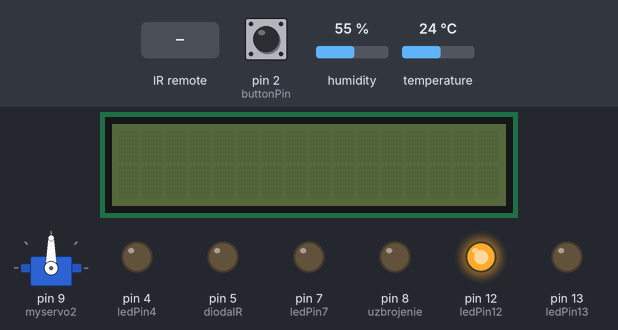
A sketch run on a simulated Arduino Nano, built with avr-gcc and run on an emulated ATmega328P. On the bench: servo, 16×2 character LCD, output pins drawn as LEDs (lit = HIGH). The inputs (shaded band) are chosen by the test bench; at power-on: pin 2 (buttonPin) HIGH, humidity 55 %, temperature 24 °C. The local clock reads 2024-03-15 10:24:30 at power-on unless the sketch sets it; what the sketch prints to the serial monitor is not drawn.

Above: at 1.5 s.
1.6 s: infrared code 0xFFA25D received
At 6.5 s:
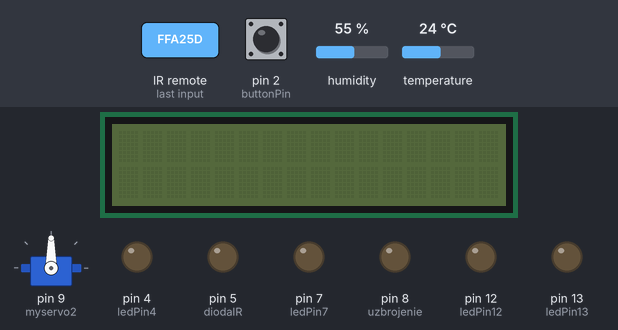
7.6 s: infrared code 0xFFA25D received
At 8.8 s:
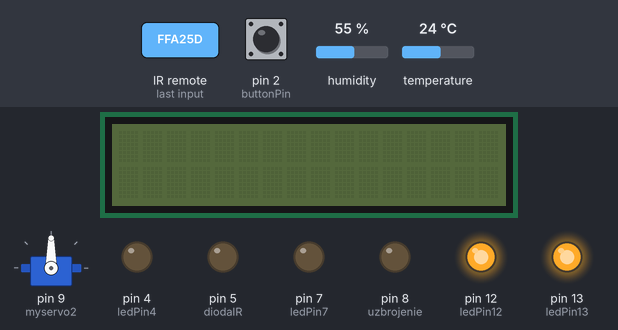
10.6 s: pin 2 (buttonPin) pulsed LOW 5 times (0.12 s each, 0.3 s apart)
At 13.1 s:
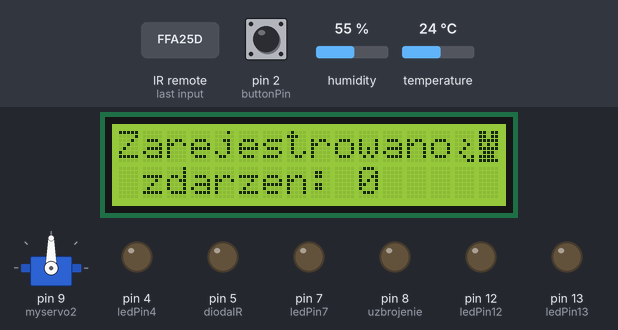
13.6 s: pin 2 (buttonPin) pulled LOW for 0.15 s
At 14.6 s:
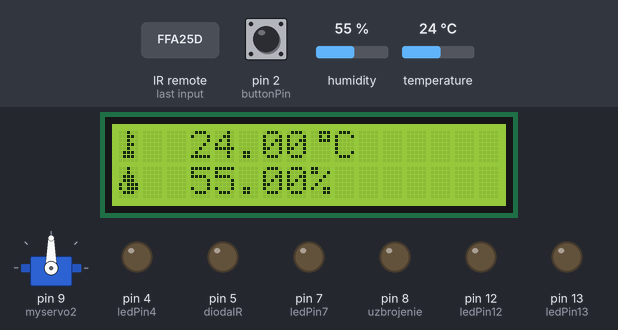
15.2 s: pin 2 (buttonPin) pulled LOW for 1 s
At 25.5 s:
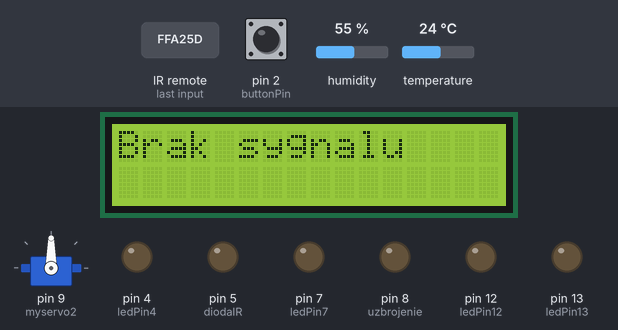
Timing chart, 0 to 44.9 s (numbered marks = the images above; inputs shaded):
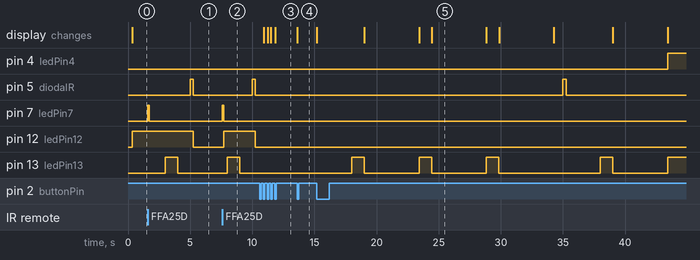

Measured:
- after the input at 1.6 s, pin 7 (ledPin7): LOW → HIGH at once, → LOW 0.10 s later
- after the input at 7.6 s, pin 5 (diodaIR): LOW → HIGH after 2.4 s, → LOW 0.25 s later; pin 7 (ledPin7): LOW → HIGH at once, → LOW 0.10 s later; pin 12 (ledPin12): LOW → HIGH after 0.10 s, → LOW 2.5 s later
- after the input at 10.6 s, pin 13 (ledPin13): stays LOW (without the input it goes to HIGH after 2.4 s); the display: changes after 0.33 s (image 3)
- after the input at 13.6 s, the display: changes at once (image 4)
- after the input at 15.2 s, pin 4 (ledPin4): LOW → HIGH after 28.2 s; pin 5 (diodaIR): LOW → HIGH after 19.8 s, → LOW 0.25 s later; pin 13 (ledPin13): LOW → HIGH after 2.8 s, → LOW 1.0 s later, → HIGH 4.4 s later, → LOW 1.0 s later, … (9 changes in this stretch); the display: first changes at once (image 5 shows a later state)

The sketch:

kotStraszakPrototyp.ino
```cpp
// CONNECTIONS:
// DS1302 CLK/SCLK --> 5
// DS1302 DAT/IO --> 4
// DS1302 RST/CE --> 2
// DS1302 VCC --> 3.3v - 5v
// DS1302 GND --> GND
//
//%%%%%%%%%%%%%%%%%%%%%%%%%%%%%%%%%%%%%%%%%%%%%%%%%%%%%%%%%
//A0,A1,A2;   IO, SCLK, CE, 5V   %zegar
//8,9;                           %servo
//11;                            %IR reciver (output, GND, VCC)
//6;                             %czujnik temp.

//2;                             %button uzbrajanie/rozbrajanie
//3;                             %button2 pomiar
//10;                            %buzzer

//13;           %dioda od sprawdzenia flagi
//12;           %dioda od flagi
//7;            %dioda od otrzymania sygnału
//4;            %dioda od przekroczenia ilosci alarmow
//arduino nano na A4- SDA, A5- SCL
//5; musi być wyzwolenie//teraz daje diode

/////na 8; daje diode od uzbrojenia

//%%%%%%%%%%%%%%%%%%%%%%%%%%%%%%%%%%%%%%%%%%%%%%%%%%%%%%%%%

#include <Wire.h>
#include <Servo.h>
#include <LiquidCrystal_I2C.h>
#include <Stepper.h>
#include <ThreeWire.h>
#include <RtcDS1302.h>
#include <Adafruit_Sensor.h>
#include <DHT.h>
#include <DHT_U.h>
#include <IRremote.h>

#define DHTPIN 6
#define DHTTYPE    DHT11

DHT_Unified dht(DHTPIN, DHTTYPE);

byte cat[8] = {
  0b11011,
  0b11011,
  0b11111,
  0b10101,
  0b11111,
  0b01110,
  0b11110,
  0b11111
};

byte tail[8] = {
  0b00000,
  0b00000,
  0b00100,
  0b00010,
  0b00100,
  0b01000,
  0b00101,
  0b00011
};

byte stopien[8] = {
  0b00111,
  0b00101,
  0b00111,
  0b00000,
  0b00000,
  0b00000,
  0b00000,
  0b00000
};

byte klucz[8] = {
  0b00100,
  0b00110,
  0b00100,
  0b00110,
  0b00100,
  0b01110,
  0b01110,
  0b00000
};

byte kropla[8] = {
  0b00100,
  0b00100,
  0b01110,
  0b01110,
  0b10111,
  0b10111,
  0b01110,
  0b00000
};


int RECV_PIN = 11;
long unsigned int sygnal;
IRrecv irrecv(RECV_PIN);
IRsend sender;

uint32_t data = 0xFF609F;                             ///////////////sygnal  ///co to
  uint8_t len = 32;
decode_results results;

LiquidCrystal_I2C lcd(0x3F, 16, 2);//ty masz inny adres

ThreeWire myWire(A0, A1, A2); // IO, SCLK, CE
RtcDS1302<ThreeWire> Rtc(myWire);

const int buzzer = 10; //5000 fajny efekt
const int ledPin7 =  7;
const int ledPin12 =  12;
const int ledPin13 =  13;
const int ledPin4 =  4;

const int diodaNadajnik =  5;

const int buttonPin = 2;
const int buttonPin2 = 3;
int buttonState = 0;
int buttonState2 = 0;

bool flaga=true;
bool flaga2=false;

int licznik=0;
int steps=0;

Servo myservo1;
Servo myservo2;

unsigned long aktualnyCzas = 0;
unsigned long zapamietanyCzasLED1 = 0;
unsigned long zapamietanyCzasReciver = 0;


void setup() {


  Serial.begin(9600);
  Serial.println("TEST");

 //myservo1.attach(8);

 myservo2.attach(9);


  dht.begin();

   Rtc.Begin();
   getDateTime(Rtc.GetDateTime());
   RtcDateTime czas = RtcDateTime(__DATE__, __TIME__);                          //ustawienie bieżącej daty i godziny przy kompilacji
   Rtc.SetDateTime(czas);
   getDateTime(Rtc.GetDateTime());

  irrecv.enableIRIn(); // Start the receiver

 lcd.begin();
 lcd.noBacklight();
 lcd.createChar(0, cat);
 lcd.createChar(1, tail);
 lcd.createChar(2, stopien);
 lcd.createChar(3, klucz);
 lcd.createChar(4, kropla);

  Serial.print("Data systemowa: ");
  Serial.println(__DATE__);
  Serial.print("godzina systemowa: ");
  Serial.println(__TIME__);

pinMode(5, OUTPUT);//diodaIR


  pinMode(ledPin4, OUTPUT); //zabezpieczenie przed przeciążeniowe
  pinMode(ledPin7, OUTPUT); // nadanie sygnału
  pinMode(ledPin12, OUTPUT);// flaga
  pinMode(ledPin13, OUTPUT);// sprawdzenie flagi
pinMode(8,OUTPUT); // uzbrojenie

  pinMode(buttonPin, INPUT_PULLUP);
  pinMode(buttonPin2, INPUT_PULLUP);

attachInterrupt(digitalPinToInterrupt(2), onStep, FALLING);
//attachInterrupt(digitalPinToInterrupt(3), onStep2, FALLING);
flaga=1;
}

void loop() { //############################################################################################################################

//Serial.println(flaga);
aktualnyCzas = millis();
   if(flaga==1){digitalWrite(ledPin12, HIGH);}
  else{digitalWrite(ledPin12, LOW);}


if (irrecv.decode(&results)) {
   checkSignal();
  delay(100);
} else{digitalWrite(ledPin7, LOW);}


getDateTime(Rtc.GetDateTime());

//buttonState = digitalRead(buttonPin);
//if(buttonState == LOW){ odczytajDane();}
//Serial.println(steps);
 if(steps==2){odczytajDane();}

 if(licznik>3){  //ZABEZPIECZENIE PRZED ZBLOKOWANIEM ALARMU
 digitalWrite(ledPin4,HIGH);
 throwError();
 }


//Serial.println(licznik);


}///########################################################################################################################################################
#define countof(a)  (sizeof(a) / sizeof(a[0]))

                                                  void getDateTime(const RtcDateTime& dt)    {

char datestring[20];
int sekundy=dt.Second();

byte second = dt.Second ();
byte minute = dt.Minute();
byte hour  = dt.Hour();
//byte day
//byte month
//byte year
    snprintf_P(datestring,
            countof(datestring),
            PSTR("%02u/%02u/%04u %02u:%02u:%02u"),
            dt.Month(),
            dt.Day(),
            dt.Year(),
            dt.Hour(),
            dt.Minute(),
            dt.Second() );
  //  Serial.println(datestring);
 //delay(250);


 if(hour==23 && minute==59 && second== 59){ licznik=0; }  //%%zerowanie licznika zdarzeń po pełnej dobie
 //Serial.println(datestring[18]);
  if(datestring[18]=='5' && flaga2==0 || datestring[18]=='0' && flaga2==0){ nadajSygnal(); flaga2=1;}
   if(datestring[18]=='8'||datestring[18]=='3'){
    flaga2=0;

    digitalWrite(ledPin13, HIGH);
    delay(1000);
    digitalWrite(ledPin13, LOW);
    if(flaga==0){zdarzenie();}    }   //tutaj dodaj że kiedy sprawdzasz
}

                                                  void zdarzenie(){

      lcd.clear();
       lcd.backlight();
      lcd.print("Brak sygnalu");
      delay(3000);

Serial.println("Nie otrzymano pakietu danych na czas-ALARM");
for(int i=0;i<2;i++){
//tone(10,5000);
delay(100);
noTone(10);
delay(100);
}

licznik++;
delay(1000);
lcd.clear();
       lcd.noBacklight();
}

                                                 void odczytajDane(){
   lcd.clear();
  lcd.backlight();
  lcd.print("Zarejestrowano");
    lcd.write(1);
     lcd.write(0);

  lcd.setCursor(0,1);
  lcd.print(" zdarzen: ");

  lcd.print(licznik);
    lcd.print(" ");

  //delay(1000);


Serial.println(steps);

 do{Serial.println(steps);}
 while(steps==2);
 lcd.clear();
  checkPogoda();


 }

                                                void throwError(){
  Serial.println("przeciazenie systemu");
   digitalWrite(13, HIGH);
   lcd.clear();
   lcd.backlight();

   while(1==1){
  lcd.print("Przekroczono");
  lcd.setCursor(0,1);
  lcd.print(" ilosc zdarzen");

       delay(3000);
   lcd.clear();
   lcd.setCursor(0,0);
   lcd.print("Nacisnij reset");
   lcd.setCursor(0,1);
  lcd.print("przycisk NANO");
  delay(3000);
  lcd.clear();
   }


}
                                              void nadajSygnal(){
  flaga=0;
  //sender.sendNEC(data, len);      //////////////////sygnal
  digitalWrite(5,HIGH);
  delay(250 );
digitalWrite(5,LOW);
}


                                              void checkSignal(){

   Serial.println(results.value, HEX);
    sygnal=results.value;
    irrecv.resume(); // Receive the next value
  if(sygnal==16753245){
        flaga=1;
        digitalWrite(ledPin7,HIGH);
        //delay(100);
        //digitalWrite(ledPin7,LOW);

        }
  else{digitalWrite(ledPin7,LOW);}
  }


                                            void checkPogoda(){
  lcd.clear();
lcd.setCursor(0,0);

sensors_event_t event;
 dht.temperature().getEvent(&event);
 if (isnan(event.temperature)) {
  lcd.setCursor(0,0);
   lcd.print(F("Awaria czujnika"));
   lcd.setCursor(1,1);
   lcd.print(F("temperatury!"));
  delay(5000);
lcd.clear();


  }
  else {

     lcd.write(3);
     lcd.print(F("  "));

   lcd.print(event.temperature);
    lcd.write(2);
    lcd.print(F("C"));
//delay(250);


  }

  lcd.setCursor(0,1);

  dht.humidity().getEvent(&event);
  if (isnan(event.relative_humidity)) {
      lcd.print(F(""));


  }

  else {

    lcd.write(4);
     lcd.print(F("  "));
    lcd.print(event.relative_humidity);
    lcd.print(F("%"));
   //delay(250);
  }


 do{Serial.println(steps);}
 while(steps==3);

lcd.clear();
  lcd.noBacklight();
 // steps=1;


}

void onStep(){


  if(steps>3){steps=1;}
static unsigned long lastTime;
  unsigned long timeNow = millis();
  if (timeNow - lastTime < 200)
    return;

  steps++;
  lastTime = timeNow;

}

// void onStep2(){


//   if(steps>3){steps=1;}
// static unsigned long lastTime;
//   unsigned long timeNow = millis();
//   if (timeNow - lastTime < 200)
//     return;

//   steps++;
//   lastTime = timeNow;

// }


/*do zrobienia:

1.sprawdzić czemu dioda od uzbrojenia nie świeci
2.sprawdzić czemu dioda od odebrania sygnału nie świeci
3.kupić obiornik IR
4.kupić diode IR/pilota
5.dociąć włącznik w obwód
6.dodać kod od uzbrojenia

*/
```
